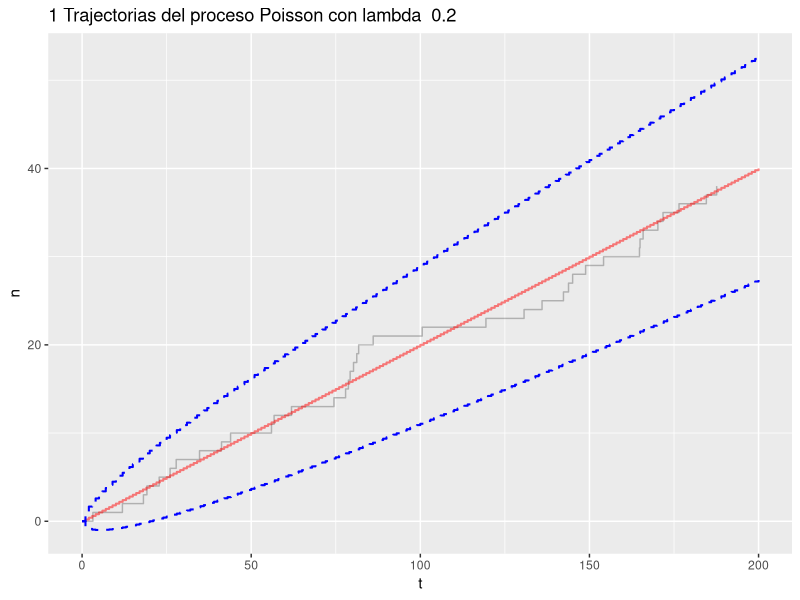

The R script that drew this image:
# dplyr, tidyr, ggplot2
# Barranco Herrera Diego Isau

library('dplyr')
library('tidyr')
library('ggplot2')

sim.one.PoissonProcess <- function(run, tmax, lambda){
  
  w <- c()
  w[1] <- 0
  i <- 2
  while(w[i-1] < tmax){
    
    Ti <- rexp(1, lambda)
    #print(Ti)
    if(w[i-1]+ Ti < tmax){
      w[i] <- w[i-1] + Ti
      
    }else{
      break
    }
    i <- i + 1
  }
 df <- data.frame('runs' = rep(run, length(w)),
                  'n' = 0:(length(w)-1),
                  't' = w)
 return(df)
}


sim.PoissonProcess <- function(n.runs, tmax, lambda){
  for(i in 1:n.runs){
    if(i == 1){
      df_1 <- sim.one.PoissonProcess(run=i, tmax, lambda)
      
    }else{
      df_i <- sim.one.PoissonProcess(run=i, tmax, lambda)
      df_1 <- rbind(df_1, df_i)
    }
    
  }
  return(df_1)
}

n.runs <- 1
tmax <- 200
lambda <- 0.2

sim.PP <- sim.PoissonProcess(n.runs, tmax, lambda)


moments_pp <- data.frame('t'=c(0:tmax), 'lambda'=lambda) %>%
  mutate('mean' = t*lambda,
         'sd_inf' = mean - 2*sqrt(t*lambda),
         'sd_sup' = mean + 2*sqrt(t*lambda))
head(sim.PP)

options(repr.plot.width=16, repr.plot.height=8)
p1 <- ggplot(sim.PP, mapping=aes(x=t, y=n, color = runs)) + 
  geom_step(sim.PP, mapping=aes(x=t, y=n, group = runs), alpha = 0.25, col='black') + 
  geom_step(moments_pp, mapping=aes(x=t,y=mean),col='red',size=0.7, alpha=0.5) +
  geom_step(moments_pp, mapping=aes(x=t,y=sd_sup),col='blue',size=0.7,linetype = "dashed") +
  geom_step(moments_pp, mapping=aes(x=t,y=sd_inf),col='blue',size=0.7,linetype = "dashed") +
  labs( title = paste(n.runs, "Trajectorias del proceso Poisson con lambda ", lambda)) +
  theme(legend.position = "none") +
  scale_colour_grey(start = 0.2,end = 0.8) +
  coord_cartesian(xlim = c(0, tmax))
p1
